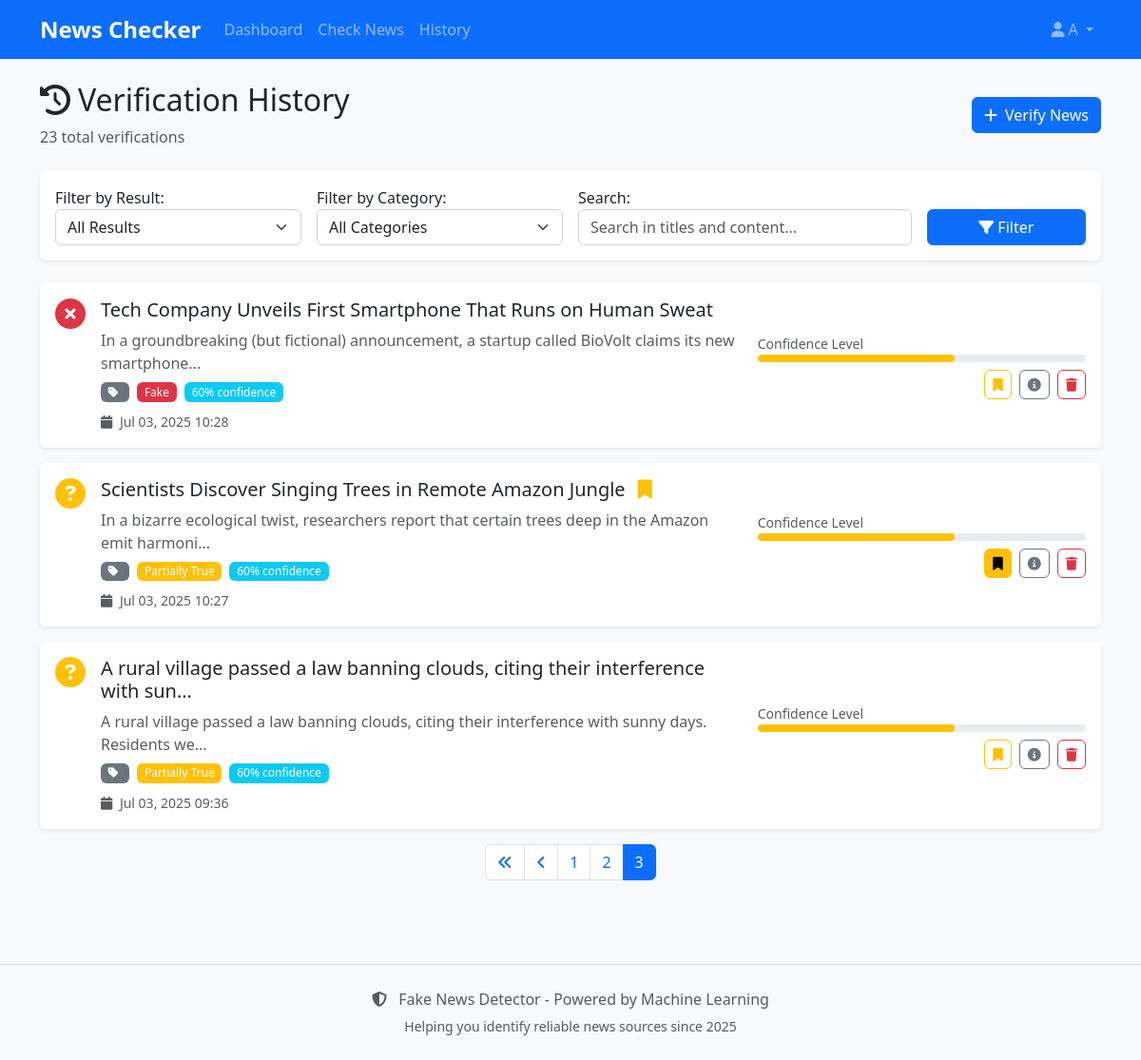
/verifier/history/?page=3 (signed in), run on the app's committed database.
### verifier/models.py (models this page shows, shortened)
class VerificationResult(models.Model):
    PREDICTION_CHOICES = [
        ('True', 'True News'),
        ('Fake', 'Fake News'),
        ('Partially True', 'Partially True'),
    ]
    CATEGORY_CHOICES = [
        ('Politics', 'Politics'),
        ('Technology', 'Technology'),
        ('Health', 'Health'),
        ('Sports', 'Sports'),
        ('Entertainment', 'Entertainment'),
        ('Business', 'Business'),
        ('Science', 'Science'),
        ('Other', 'Other'),
    ]
    user = models.ForeignKey(User, on_delete=models.CASCADE)
    title = models.CharField(max_length=500)
    content = models.TextField()
    prediction = models.CharField(max_length=20, choices=PREDICTION_CHOICES)
    confidence = models.FloatField(default=0.0)
    category = models.CharField(max_length=20, choices=CATEGORY_CHOICES, default='Other')
    created_at = models.DateTimeField(auto_now_add=True)
    is_bookmarked = models.BooleanField(default=False)
    class Meta:
        ordering = ['-created_at']
    @property
    def content_preview(self):
        return self.content[:100] + '...' if len(self.content) > 100 else self.content

### verifier/views.py (the view)
# urls.py: path('history/', views.verification_history, name='history'),
@login_required
def verification_history(request):
    filter_form = HistoryFilterForm(request.GET)
    results = VerificationResult.objects.filter(user=request.user)
    if filter_form.is_valid():
        result_filter = filter_form.cleaned_data.get('result_filter')
        category_filter = filter_form.cleaned_data.get('category_filter')
        search = filter_form.cleaned_data.get('search')
        if result_filter:
            results = results.filter(prediction=result_filter)
        if category_filter:
            results = results.filter(category=category_filter)
        if search:
            results = results.filter(
                Q(title__icontains=search) | Q(content__icontains=search)
            )
    paginator = Paginator(results, 10)
    page_number = request.GET.get('page')
    page_obj = paginator.get_page(page_number)
    context = {
        'page_obj': page_obj,
        'filter_form': filter_form,
        'total_results': results.count()
    }
    return render(request, 'verifier/history.html', context)

### verifier/forms.py
class HistoryFilterForm(forms.Form):
    RESULT_CHOICES = [
        ('', 'All Results'),
        ('True', 'True News'),
        ('Fake', 'Fake News'),
        ('Partially True', 'Partially True'),
    ]
    result_filter = forms.ChoiceField(
        choices=RESULT_CHOICES,
        required=False,
        widget=forms.Select(attrs={
            'class': 'form-select'
        }),
        label='Filter by Result'
    )
    category_filter = forms.ChoiceField(
        choices=[('', 'All Categories')] + VerificationResult.CATEGORY_CHOICES,
        required=False,
        widget=forms.Select(attrs={
            'class': 'form-select'
        }),
        label='Filter by Category'
    )
    search = forms.CharField(
        required=False,
        widget=forms.TextInput(attrs={
            'class': 'form-control',
            'placeholder': 'Search in titles and content...'
        }),
        label='Search'
    )

### templates/verifier/history.html (shortened to what this page needs)
{% extends 'base.html' %}
{% load static %}
{% block content %}
<div class="row">
    <div class="col-12">
        <div class="d-flex justify-content-between align-items-center mb-4">
            <div>
                <h1 class="h2">
                    <i class="fas fa-history me-2"></i>Verification History
                </h1>
                <p class="text-muted mb-0">{{ total_results }} total verification{{ total_results|pluralize }}</p>
            </div>
            <div>
                <a href="{% url 'verifier:verify' %}" class="btn btn-primary">
                    <i class="fas fa-plus me-2"></i>Verify News
                </a>
            </div>
        </div>
        <div class="card mb-4">
            <div class="card-body">
                <form method="get" class="row g-3">
                    <div class="col-md-3">
                        {{ filter_form.result_filter.label_tag }}
                        {{ filter_form.result_filter }}
                    </div>
                    <div class="col-md-3">
                        {{ filter_form.category_filter.label_tag }}
                        {{ filter_form.category_filter }}
                    </div>
                    <div class="col-md-4">
                        {{ filter_form.search.label_tag }}
                        {{ filter_form.search }}
                    </div>
                    <div class="col-md-2 d-flex align-items-end">
                        <button type="submit" class="btn btn-primary w-100">
                            <i class="fas fa-filter me-1"></i>Filter
                        </button>
                    </div>
                </form>
            </div>
        </div>
        {% if page_obj %}
            <div class="row">
                {% for result in page_obj %}
                    <div class="col-12 mb-3">
                        <div class="card">
                            <div class="card-body">
                                <div class="row">
                                    <div class="col-md-8">
                                        <div class="d-flex align-items-start">
                                            <div class="me-3">
                                                {% if result.prediction == 'True' %}
                                                    <i class="fas fa-check-circle fa-2x text-success"></i>
                                                {% elif result.prediction == 'Fake' %}
                                                    <i class="fas fa-times-circle fa-2x text-danger"></i>
                                                {% else %}
                                                    <i class="fas fa-question-circle fa-2x text-warning"></i>
                                                {% endif %}
                                            </div>
                                            <div class="flex-grow-1">
                                                <h5 class="card-title mb-2">
                                                    {{ result.title|truncatechars:80 }}
                                                    {% if result.is_bookmarked %}
                                                        <i class="fas fa-bookmark text-warning ms-2"></i>
                                                    {% endif %}
                                                </h5>
                                                <p class="card-text text-muted mb-2">
                                                    {{ result.content_preview }}
                                                </p>
                                                <div class="d-flex flex-wrap gap-2 mb-2">
                                                    <span class="badge bg-secondary">
                                                        <i class="fas fa-tag me-1"></i>{{ result.category }}
                                                    </span>
                                                    <span class="badge {% if result.prediction == 'True' %}bg-success{% elif result.prediction == 'Fake' %}bg-danger{% else %}bg-warning{% endif %}">
                                                        {{ result.prediction }}
                                                    </span>
                                                    <span class="badge bg-info">
                                                        {% widthratio result.confidence 1 100 %}% confidence
                                                    </span>
                                                </div>
                                                <small class="text-muted">
                                                    <i class="fas fa-calendar me-1"></i>
                                                    {{ result.created_at|date:"M d, Y H:i" }}
                                                </small>
                                            </div>
                                        </div>
                                    </div>
                                    <div class="col-md-4">
                                        <div class="d-flex flex-column gap-2 h-100 justify-content-center">
                                            <div>
                                                <small class="text-muted">Confidence Level</small>
                                                <div class="progress" style="height: 8px;">
                                                    <div class="progress-bar {% if result.confidence > 0.7 %}bg-success{% elif result.confidence > 0.5 %}bg-warning{% else %}bg-danger{% endif %}"
                                                         style="width: {% widthratio result.confidence 1 100 %}%">
                                                    </div>
                                                </div>
                                            </div>
                                            <div class="btn-group btn-group-sm justify-content-end" role="group">
                                                <div class="d-flex align-items-center gap-2">
                                                    <form method="post" action="{% url 'verifier:toggle_bookmark' result.id %}" class="m-0">
                                                        <button type="submit" class="btn btn-sm {% if result.is_bookmarked %}btn-warning{% else %}btn-outline-warning{% endif %}" title="{% if result.is_bookmarked %}Remove bookmark{% else %}Bookmark{% endif %}">
                                                            <i class="fas fa-bookmark"></i>
                                                        </button>
                                                    </form>
                                                    <button type="button" class="btn btn-sm btn-outline-secondary" data-bs-toggle="collapse" data-bs-target="#details-{{ result.id }}" title="View details">
                                                        <i class="fas fa-info-circle"></i>
                                                    </button>
                                                    <form method="post" action="{% url 'verifier:delete_result' result.id %}" class="m-0" onsubmit="return confirm('Are you sure you want to delete this result?');">
                                                        <button type="submit" class="btn btn-sm btn-outline-danger" title="Delete">
                                                            <i class="fas fa-trash"></i>
                                                        </button>
                                                    </form>
                                                </div>
                                            </div>
                                        </div>
                                    </div>
                                </div>
                            </div>
                        </div>
                    </div>
                {% endfor %}
            </div>
            {% if page_obj.has_other_pages %}
                <nav aria-label="Verification history pagination">
                    <ul class="pagination justify-content-center">
                        {% if page_obj.has_previous %}
                            <li class="page-item">
                                <a class="page-link" href="?page=1">
                                    <i class="fas fa-angle-double-left"></i>
                                </a>
                            </li>
                            <li class="page-item">
                                <a class="page-link" href="?page={{ page_obj.previous_page_number }}">
                                    <i class="fas fa-angle-left"></i>
                                </a>
                            </li>
                        {% endif %}
                        {% for num in page_obj.paginator.page_range %}
                            {% if page_obj.number == num %}
                                <li class="page-item active">
                                    <span class="page-link">{{ num }}</span>
                                </li>
                            {% elif num > page_obj.number|add:'-3' and num < page_obj.number|add:'3' %}
                                <li class="page-item">
                                    <a class="page-link" href="?page={{ num }}">{{ num }}</a>
                                </li>
                            {% endif %}
                        {% endfor %}
                    </ul>
                </nav>
            {% endif %}
        {% endif %}
    </div>
</div>
{% endblock %}

### templates/base.html (shortened to what this page needs)
<!DOCTYPE html>
<html lang="en">
<head>
    <link href="https://cdn.jsdelivr.net/npm/bootstrap@5.3.0/dist/css/bootstrap.min.css" rel="stylesheet">
    <link href="https://cdnjs.cloudflare.com/ajax/libs/font-awesome/6.4.0/css/all.min.css" rel="stylesheet">
    <link href="{% load static %}{% static 'css/style.css' %}" rel="stylesheet">
</head>
<body>
    <nav class="navbar navbar-expand-lg navbar-dark bg-primary">
        <div class="container">
            <a class="navbar-brand" href="{% url 'index' %}">
                News Checker
            </a>
            <div class="collapse navbar-collapse" id="navbarNav">
                <ul class="navbar-nav me-auto">
                    {% if user.is_authenticated %}
                        <li class="nav-item">
                            <a class="nav-link" href="{% url 'dashboard:dashboard' %}">Dashboard</a>
                        </li>
                        <li class="nav-item">
                            <a class="nav-link" href="{% url 'verifier:verify' %}">Check News</a>
                        </li>
                        <li class="nav-item">
                            <a class="nav-link" href="{% url 'verifier:history' %}">History</a>
                        </li>
                    {% endif %}
                </ul>
                <ul class="navbar-nav">
                    {% if user.is_authenticated %}
                        <li class="nav-item dropdown">
                            <a class="nav-link dropdown-toggle" href="#" role="button" data-bs-toggle="dropdown">
                                <i class="fas fa-user me-1"></i>{{ user.first_name|default:user.username }}
                            </a>
                        </li>
                    {% endif %}
                </ul>
            </div>
        </div>
    </nav>
    <main class="container my-4">
        {% block content %}{% endblock %}
    </main>
    <footer class="bg-light text-center text-muted py-4 mt-5">
        <div class="container">
            <p class="mb-1">
                <i class="fas fa-shield-alt me-2"></i>
                Fake News Detector - Powered by Machine Learning
            </p>
            <p class="mb-0">
                <small>Helping you identify reliable news sources since 2025</small>
            </p>
        </div>
    </footer>
    <script src="{% load static %}{% static 'js/simple.js' %}"></script>
</body>
</html>

### static/css/style.css (style rules this page uses)
:root { --primary-color: #0d6efd; --success-color: #198754; --danger-color: #dc3545; --warning-color: #ffc107; --info-color: #0dcaf0; --dark-color: #212529; --light-color: #f8f9fa; }
body { font-family: 'Segoe UI', Tahoma, Geneva, Verdana, sans-serif; background-color: #f8f9fa; min-height: 100vh; display: flex; flex-direction: column; }
main { flex: 1; }
.navbar-brand { font-weight: 600; font-size: 1.5rem; }
.navbar-nav .nav-link { font-weight: 500; transition: color 0.3s ease; }
.card { border: none; box-shadow: 0 0.125rem 0.25rem rgba(0, 0, 0, 0.075); transition: box-shadow 0.15s ease-in-out; }
.btn { font-weight: 500; border-radius: 0.375rem; transition: all 0.2s ease-in-out; }
.btn-primary { background-color: var(--primary-color); border-color: var(--primary-color); }
.form-control, .form-select { border-radius: 0.375rem; border: 1px solid #ced4da; transition: border-color 0.15s ease-in-out, box-shadow 0.15s ease-in-out; }
.progress { height: 10px; border-radius: 0.5rem; background-color: #e9ecef; }
.progress-bar { border-radius: 0.5rem; transition: width 0.6s ease; }
.badge { font-weight: 500; font-size: 0.75em; padding: 0.35em 0.65em; }
footer { margin-top: auto; padding: 2rem 0; background-color: var(--light-color); border-top: 1px solid #dee2e6; }

### data on the page
VerificationResult: title "Tech Company Unveils First Smartphone That Runs on Human Sweat", content_preview "In a groundbreaking (but fictional) announcement, a startup called BioVolt claims its new smartphone...", prediction "Fake", confidence "60", created_at "Jul 03, 2025 10:28"
VerificationResult: title "Scientists Discover Singing Trees in Remote Amazon Jungle", is_bookmarked True (drawn), content_preview "In a bizarre ecological twist, researchers report that certain trees deep in the Amazon emit harmoni...", prediction "Partially True", confidence "60", created_at "Jul 03, 2025 10:27"
VerificationResult: title "A rural village passed a law banning clouds, citing their interference with sun…", content_preview "A rural village passed a law banning clouds, citing their interference with sunny days. Residents we...", prediction "Partially True", confidence "60", created_at "Jul 03, 2025 09:36"

### other printed values
{{ user.first_name|default:user.username }} "A"
{{ total_results }} "23"
{{ filter_form.result_filter.label_tag }} "Filter by Result:"
{{ filter_form.category_filter.label_tag }} "Filter by Category:"
{{ filter_form.search.label_tag }} "Search:"
{{ num }} "1" "2"
{{ num }} "3"
